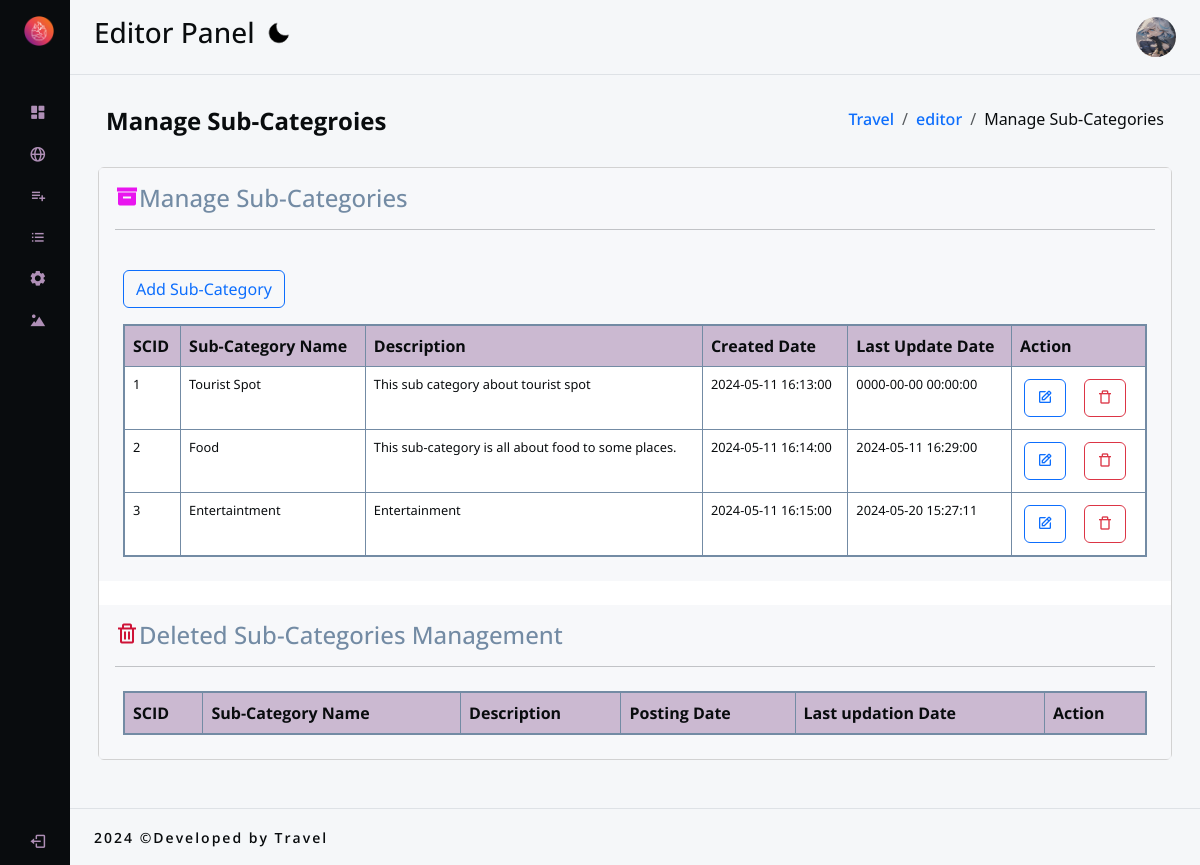
Page /editor/category/manage-subcategories.php (signed in) on the committed database.
### tables this page shows
CREATE TABLE `settings` (
  `id` int(11) NOT NULL,
  `favicon` varchar(255) DEFAULT NULL,
  `logo` varchar(255) DEFAULT NULL,
  `url` varchar(1000) DEFAULT NULL,
  `fb` varchar(1000) DEFAULT NULL,
  `instagram` varchar(1000) DEFAULT NULL,
  `tiktok` varchar(1000) DEFAULT NULL,
  `youtube` varchar(1000) DEFAULT NULL
);

CREATE TABLE `subcategory` (
  `id` int(11) NOT NULL,
  `name` varchar(255) DEFAULT NULL,
  `description` longtext DEFAULT NULL,
  `created_at` datetime DEFAULT current_timestamp(),
  `updated_at` datetime DEFAULT NULL ON UPDATE current_timestamp(),
  `is_Active` tinyint(4) DEFAULT NULL
);

### editor/category/manage-subcategories.php (the view, shortened to what this page needs)
<?php
include(ROOT_PATH."/app/controllers/sub-category.php");
?>
<!DOCTYPE html>
<html lang="en">
<head>
    <?php include(ROOT_PATH."/app/includes/header.php")?>
</head>
<body>
    <div class="wrapper">
        <?php include(ROOT_PATH."/app/includes/sidebar.php");?>
        <div class="main">
            <?php include(ROOT_PATH."/app/includes/nav.php");?>
            <main class="content px-3 py-4">
                <div class="container-fluid mb-2">
                    <div class="d-flex justify-content-between  px-2 py-2" aria-label="breadcrumb">
                        <h3 class="fw-bold fs-4 mb-3">Manage Sub-Categroies</h3>
                        <ol class="breadcrumb p-0 m-0 ">
                            <li class="breadcrumb-item"><a href="#">Travel</a></li>
                            <li class="breadcrumb-item"><a href="#"><?php echo htmlspecialchars($_SESSION['role'])?></a></li>
                            <li class="breadcrumb-item active" aria-current="page">Manage Sub-Categories</li>
                        </ol>
                    </div>
                </div>
                <div class="mb-4">
                    <div class="container-fluid">
                        <div class="row">
                            <div class="col-md-12">
                                <div class="card">
                                    <div class="card-body mb-4">
                                        <h4 class="card-title"><i class='bx bxs-box' style='color:#e915ef'></i>Manage Sub-Categories</h4>
                                        <hr />
                                        <div class="container-fluid p-2 mt-3">
                                            <div class="col-sm-8">
                                                <a href="<?php echo BASE_EDITOR.'/category/add-subcategory.php'?>">
                                                    <button type="button" class="btn btn-outline-primary">Add Sub-Category</button>
                                                </a>
                                            </div>
                                        </div>
                                        <div class="table-responsive p-2">
                                            <table class="table m-0 table-responsive-md table-bordered" style="width: 100%;" id="myTable">
                                            <thead>
                                                    <tr>
                                                        <th>SCID</th>
                                                        <th>Sub-Category Name</th>
                                                        <th>Description</th>
                                                        <th>Created Date</th>
                                                        <th>Last Update Date</th>
                                                        <th>Action</th>
                                                    </tr>
                                                </thead>
                                                <tbody>
                                                    <?php
                                                        $subcategory = "SELECT * FROM subcategory WHERE is_Active != '0'";
                                                        $subcategory_run = mysqli_query($conn, $subcategory);
                                                    ?>
                                                    <?php if(mysqli_num_rows($subcategory_run) > 0):?>
                                                        <?php foreach($subcategory_run as $keys => $subcategories):?>
                                                    <tr>
                                                        <td><?php echo htmlspecialchars($keys + 1)?></td>
                                                        <td><?php echo htmlspecialchars($subcategories['name'])?></td>
                                                        <td><?php echo htmlspecialchars($subcategories['description'])?></td>
                                                        <td><?php echo htmlspecialchars($subcategories['created_at'])?></td>
                                                        <td><?php echo htmlspecialchars($subcategories['updated_at'])?></td>
                                                        <td>
                                                            <a href="<?php echo BASE_EDITOR.'/category/edit-subcategories.php?id='?><?php echo htmlspecialchars($subcategories['id'])?>" class="btn btn-outline-primary m-1"><i class='bx bx-edit'></i></a>
                                                            <a href="<?php echo BASE_EDITOR.'/category/manage-subcategories.php?del_id='?><?php echo htmlspecialchars($subcategories['id'])?>" class="btn btn-outline-danger m-1"><i class='bx bx-trash-alt' ></i></a>
                                                        </td>
                                                    </tr>
                                                        <?php endforeach;?>
                                                    <?php endif;?>
                                                </tbody>
                                            </table>
                                        </div>
                                   </div>
                                    <div class="card-body">
                                        <h4 class="card-title"><i class='bx bx-trash' style='color:#ce1337'></i>Deleted Sub-Categories Management</h4>
                                        <hr />
                                        <div class="table-responsive p-2">
                                            <table class="table m-0 table-responsive-md table-bordered" style="width: 100%;" id="DeletedmyTable">
                                            <thead>
                                                    <tr>
                                                        <th>SCID</th>
                                                        <th>Sub-Category Name</th>
                                                        <th>Description</th>
                                                        <th>Posting Date</th>
                                                        <th>Last updation Date</th>
                                                        <th>Action</th>
                                                    </tr>
                                                </thead>
                                            </table>
                                        </div>
                                    </div>
                                </div>
                            </div>
                        </div>
                    </div>
                </div>
            </main>
            <?php include(ROOT_PATH."/app/includes/footer.php");?>
        </div>
    </div>
</body>
</html>

### editor/app/includes/sidebar.php (shortened to what this page needs)
<aside id="sidebar">
    <div class="d-flex">
        <?php $settignLogo = mysqli_query($conn, "SELECT * FROM settings WHERE id = 1")?>
        <?php while($settings = mysqli_fetch_assoc($settignLogo)):?>
        <button id="toggle-btn" type="button"><img src="<?php echo BASE_URL.'/app/upload/uploadSettingURL/uploadLogo/'?><?php echo htmlspecialchars($settings['logo'])?>" height="30px" width="30px" alt="Travel Logo"></button>
        <?php endwhile;?>
    </div>
    <ul class="sidebar-nav">
        <li class="sidebar-item">
            <a href="<?php echo BASE_EDITOR.'/editor-dashboard.php?SNID='?><?php echo htmlspecialchars($_SESSION['id'])?>" class="sidebar-link">
                <i class='bx bxs-dashboard'></i>
            </a>
        </li>
        <li class="sidebar-item">
            <a href="<?php echo BASE_URL.'/index.php'?>" class="sidebar-link">
                <i class='bx bx-globe'></i>
            </a>
        </li>
        <li class="sidebar-item">
            <a href="#subcategory" class="sidebar-link has-dropdown collapsed" data-bs-toggle="collapse" data-bs-target="#subcategory"
                aria-expanded="false" aria-controls="category">
                <i class='bx bx-list-plus' ></i>
            </a>
        </li>
        <li class="sidebar-item">
            <a href="#posts" class="sidebar-link has-dropdown collapsed" data-bs-toggle="collapse" data-bs-target="#posts"
                aria-expanded="false" aria-controls="posts">
                <i class='bx bx-list-ul'></i>
                </a>
        </li>
        <li class="sidebar-item">
            <a href="#settings" class="sidebar-link has-dropdown collapsed" data-bs-toggle="collapse" data-bs-target="#settings"
                aria-expanded="false" aria-controls="settings">
                <i class='bx bxs-cog'></i>
            </a>
        </li>
        <li class="sidebar-item">
            <a href="<?php echo BASE_EDITOR.'/panorama.php?SNID='?><?php echo htmlspecialchars($_SESSION['id'])?>" class="sidebar-link">
            <i class='bx bxs-landscape'></i>
            </a>
        </li>
    </ul>
    <div class="sidebar-footer">
        <a href="<?php echo BASE_EDITOR.'/logout.php'?>" class="sidebar-link">
            <i class='bx bx-log-out'></i>
        </a>
    </div>
</aside>

### editor/asset/css/style.css (style rules this page uses)
* { margin: 0; padding: 0; box-sizing: border-box; }
:root { --text: #090c0e; --background: #f5f7f9; --primary: #738ba4; --secondary: #b6a3c3; --accent: #af8fb6; --text-rgba: rgb(9, 12, 14, 0.6); --background-rgba: rgb(245, 247, 249, 0.8); --primary-rgba: rgb(115, 139, 164, 0.6); --secondary-rgba: rgb(182, 163, 195, 0.6); --accent-rgba: rgb(175, 143, 182, 0.6); }
:root { --font-default: 'Poppins', sans-serif; --font-primary: 'Open Sans', sans-serif; --font-secondary: 'Noto Sans', sans-serif; }
html, body::-webkit-scrollbar { height: 100%; font-family: var(--font-default); scrollbar-width: none; }
a { text-decoration: none !important; font-family: var(--font-secondary); font-weight: 500; color: var(--text); }
li { list-style: none; }
h1, h2, h3, h4, h5, h6 { font-family: var(--font-primary) !important; font-weight: 600; font-size: 1rem; color: var(--text) !important; }
.wrapper { display: flex !important; }
.main { display: flex !important; flex-direction: column; min-height: 100vh; width: 100% !important; overflow: hidden !important; transition: all 0.35s ease-in-out !important; background: var(--background); min-width: 0; }
#sidebar { width: 70px; min-width: 70px; z-index: 1000; transition: all .25s ease-in-out !important; display: flex !important; flex-direction: column; background: var(--text); }
#toggle-btn { background: transparent !important; cursor: pointer; border: none; padding: 1rem 1.5rem; }
.sidebar-nav { padding: 2rem 0; flex: 1 1 auto; }
a.sidebar-link { padding: .625rem 1.625rem; color: var(--background); display: block; font-size: 0.9rem; white-space: nowrap; border-left: 3px solid transparent; }
.sidebar-link i, .dropdown-item i { font-size: 1.1rem; margin-right: .75rem; color: var(--accent); }
.sidebar-item { position: relative; }
.breadcrumb-item.active { color: var(--text) !important; }
.card-body .card-title { color: var(--primary) !important; }
.card-body { background: var(--background-rgba); }
.card-body table td { color: var(--text); }
.table { border: 2px solid var(--primary)!important; }
table thead { font-family: var(--font-primary); font-weight: 600; }
table th { background: var(--accent-rgba) !important; color: var(--text) !important; text-align: left !important; }
table td { text-align: left; font-family: var(--font-secondary); font-weight: 400; font-size: 0.8rem; }

### rows in the picture
settings: logo (picture)
subcategory: name "Tourist Spot", description "This sub category about tourist spot", created_at "2024-05-11 16:13:00", updated_at "0000-00-00 00:00:00"
subcategory: name "Food", description "This sub-category is all about food to some places.", created_at "2024-05-11 16:14:00", updated_at "2024-05-11 16:29:00"
subcategory: name "Entertaintment", description "Entertainment", created_at "2024-05-11 16:15:00", updated_at "2024-05-20 15:27:11"

### other values in the picture
$_SESSION['role'] "editor"
